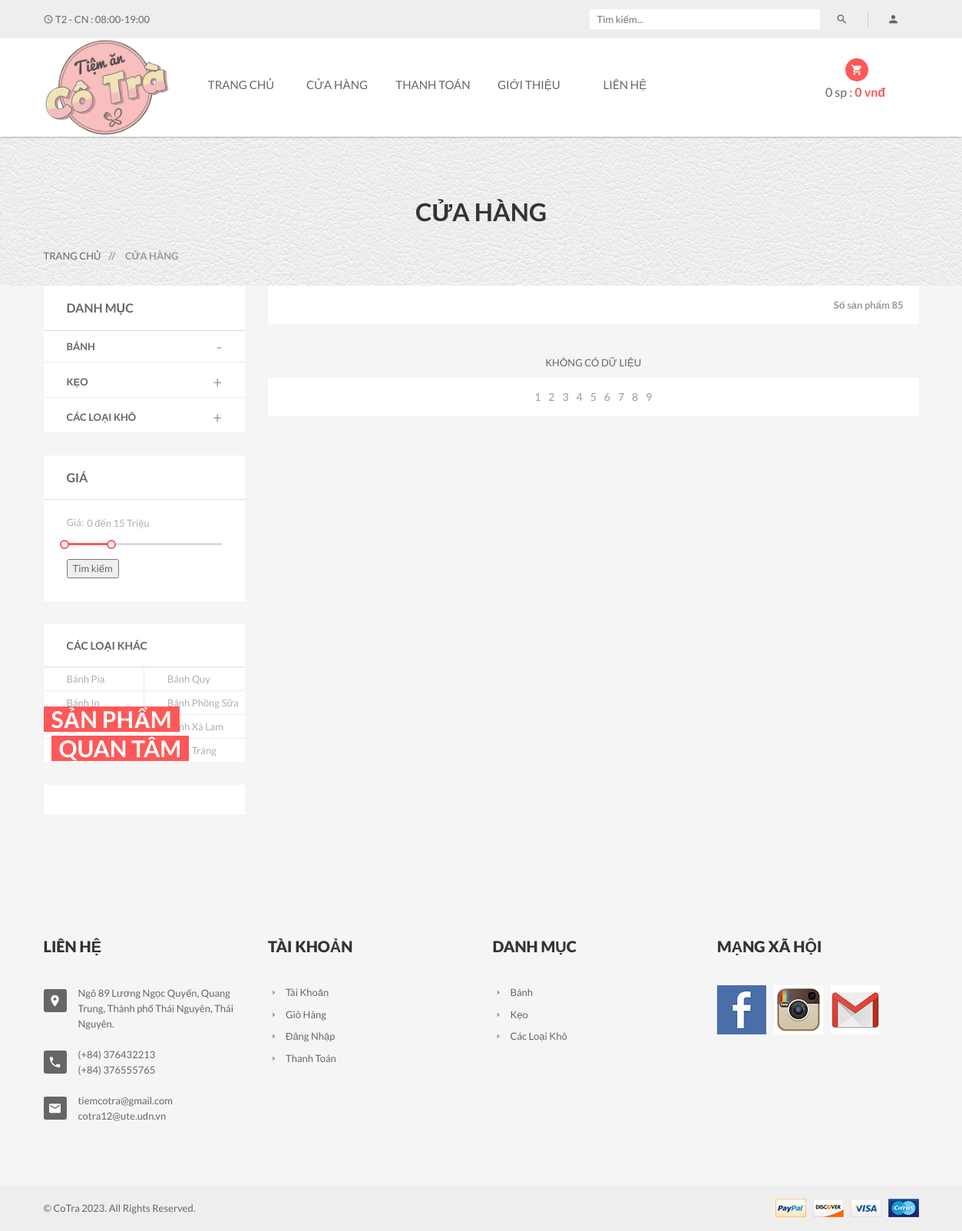
Screenshot of /?act=shop&trang=6 with the database file from the repository.
### tables this page shows
CREATE TABLE `category` (
  `CategoryID` int(11) NOT NULL,
  `CategoryName` varchar(255) DEFAULT NULL
);

CREATE TABLE `typeproduct` (
  `TypeproductID` int(11) NOT NULL,
  `TypeproductName` varchar(70) NOT NULL,
  `TypeImage` varchar(200) NOT NULL,
  `TypeDetail` varchar(200) NOT NULL,
  `CategoryID` int(11) NOT NULL
);

### Controllers/ShopController.php (called while the page is built, shortened)
<?php
require_once "Models/shop.php";
class ShopController
{
    var $shop_model;
    public function __construct()
    {
        $this->shop_model = new Shop();
    }
    function list()
    {
        $data_danhmuc = $this->shop_model->danhmuc();
        $data_loaisp = $this->shop_model->loaisp(0, 8);
        $data_chitietDM = array();
        for ($i = 1; $i <= count($data_danhmuc); $i++) {
            $data_chitietDM[$i] = $this->shop_model->chitietdanhmuc($i);
        }
        if (isset($_GET['sp']) and isset($_GET['loai'])) {
            $data_loai = $this->shop_model->chitiet_loai($_GET['loai'], $_GET['sp']);
            if ($data_loai != null) {
                $data = $this->shop_model->chitiet($data_loai[0]['TypeproductID '], $_GET['sp']);
                $data_noibat = $this->shop_model->sanpham_noibat();
                $data_count = $this->shop_model->count_sp_ctdm($_GET['sp'], $data_loai[0]['TypeproductID ']);
                $data_tong = $data_count['tong'];
            }
        } else {
            if (isset($_GET['sp'])) {
                $data = $this->shop_model->sanpham_danhmuc(0, 9, $_GET['sp']);
                $data_noibat = $this->shop_model->sanpham_noibat();
                $data_count = $this->shop_model->count_sp_dm($_GET['sp']);
                $data_tong = $data_count['tong'];
            } else {
                if (isset($_POST['shop'])) {
                    $chuoi = $_POST['shop'];
                    $arr = explode("-", $chuoi);
                    $data = $this->shop_model->dongia($arr['0'], $arr['1']);
                    $data_tong = count($data);
                } else {
                    if (isset($_POST['keyword'])) {
                        $data = $this->shop_model->keywork($_POST['keyword']);
                        $data_noibat = $this->shop_model->sanpham_noibat();
                        $data_tong = count($data);
                    } else {
                        $data_noibat = $this->shop_model->sanpham_noibat();
                    }
                }
            }
        }
        include_once 'Views/index.php';
    }
}

### Models/connection.php (called while the page is built, shortened)
<?php
class connection
{
    function __construct()
    {
        $severname ="localhost";
        $username ="root";
        $password ="";
        $db_name ="QL_Tiem_banh";
        $this->conn = new mysqli($severname, $username, $password, $db_name);
    }
}
?>

### Models/model.php (called while the page is built, shortened)
<?php
require_once "connection.php";
class model
{
    function __construct()
    {
        $conn_obj = new connection();
        $this->conn = $conn_obj->conn;
    }
    function limit($a, $b)
    {
        $query =  "SELECT * from product WHERE productStatus= 1  ORDER BY time DESC limit $a,$b";
        include "result.php";
        return $data;
    }
    function danhmuc()
    {
        $query =  "SELECT * from category ";
        include "result.php";
        return $data;
    }
    function chitietdanhmuc($id)
    {
        $query =  "SELECT d.categoryName as Ten, l.* FROM category as d, typeproduct as l WHERE d.categoryId = l.typeproductId and d.categoryId = $id";
        include "result.php";
        return $data;
    }
}

### Admin/MVC/Models/result.php (called while the page is built)
<?php
$result = $this->conn->query($query);
$data = array();
while ($row = $result->fetch_assoc()) {
    $data[] = $row;
}
?>

### Models/shop.php (called while the page is built, shortened)
<?php
require_once "model.php";
class Shop extends Model
{
    function loaisp($a,$b)
    {
        $query = "SELECT * FROM typeproduct WHERE   CategoryID  = 1 LIMIT $a, $b";
        include "result.php";
        return $data;
    }
    function sanpham_noibat()
    {
        $query = "SELECT * FROM product WHERE productId = (SELECT productId sp FROM BillDetail GROUP BY productId ORDER BY COUNT(productId) DESC LIMIT 1)";
        return $this->conn->query($query)->fetch_assoc();
    }
}

### Views/shop/category.php (the view, shortened to what this page needs)
<div class="sidebar left-sidebar">
    <div class="s-side-text">
        <div class="sidebar-title clearfix">
            <h4 class="floatleft">Danh mục</h4>
        </div>
        <div class="categories left-right-p">
            <ul id="accordion" class="panel-group clearfix">
                <?php    $i = 1; foreach ($data_chitietDM as $row) { ?>
                <li class="panel">
                    <div data-toggle="collapse" data-parent="#accordion" data-target="#collapse<?=$i?>">
                        <div class="medium-a">
                            <b><?= $data_danhmuc[$i-1]['CategoryName'] ?></b>
                        </div>
                    </div>
                </li>
                <?php $i++;
             } ?>
            </ul>
        </div>
    </div>
    <div class="s-side-text">
        <div class="sidebar-title">
            <h4>Giá</h4>
        </div>
        <div class="range-slider clearfix">
            <form action="index.php?act=shop" method="post">
                <label><span>Giá: </span> <input type="text" id="amount" readonly /></label>
                <div id="slider-range"></div></br>
                <button type="submit">Tìm kiếm</button>
            </form>
        </div>
    </div>
    <div class="s-side-text">
        <div class="sidebar-title clearfix">
            <h5 class="floatleft">Các loại khác</h5>
        </div>
        <div class="brands-select clearfix">
            <ul>
                <li>
                    <?php for($i=0;$i<4;$i++) {?>
                    <a
                        href="?act=shop&sp=1&loai=<?=$data_loaisp[$i]['TypeproductName']?>"><?=$data_loaisp[$i]['TypeproductName']?></a>
                    <?php } ?>
                </li>
                <li>
                    <?php for($i=4;$i<8;$i++) { ?>
                    <a
                        href="?act=shop&sp=1&loai=<?=$data_loaisp[$i]['TypeproductName']?>"><?=$data_loaisp[$i]['TypeproductName']?></a>
                    <?php  }?>
                </li>
            </ul>
        </div>
    </div>
    <div class="s-side-text">
        <div class="banner clearfix">
            <a href="?act=detail&id=<?=$data_noibat['ProductID']?>"><img
                    src="./public/<?=$data_noibat['ProductImage1']?>" alt="" /></a>
            <div class="banner-text">
                <h2>Sản phẩm</h2> <br />
                <h2 class="banner-brand">Quan tâm</h2>
            </div>
        </div>
    </div>
</div>

### Views/header_footer/footer.php
<footer class="footer-two">
    <div class="footer-top section-padding">
        <div class="footer-dsc">
            <div class="container">
                <div class="row">
                    <div class="col-xs-12 col-sm-6 col-md-3">
                        <div class="single-text">
                            <div class="footer-title">
                                <h4>Liên hệ</h4>
                            </div>
                            <div class="footer-text">
                                <ul>
                                    <li>
                                        <i class="mdi mdi-map-marker"></i>
                                        <p>Ngõ 89 Lương Ngọc Quyến, Quang Trung, Thành phố Thái Nguyên, Thái Nguyên.</p>
                                    </li>
                                    <li>
                                        <i class="mdi mdi-phone"></i>
                                        <p>(+84) 376432213</p>
                                        <p>(+84) 376555765</p>
                                    </li>
                                    <li>
                                        <i class="mdi mdi-email"></i>
                                        <p>tiemcotra@gmail.com</p>
                                        <p>cotra12@ute.udn.vn</p>
                                    </li>
                                </ul>
                            </div>
                        </div>
                    </div>
                    <div class="col-xs-6 col-sm-3 col-md-3 wide-mobile">
                        <div class="single-text">
                            <div class="footer-title">
                                <h4>Tài khoản</h4>
                            </div>
                            <div class="footer-menu">
                                <ul>
                                    <li><a href="?act=taikhoan&xuli=account"><i class="mdi mdi-menu-right"></i>Tài
                                            khoản</a></li>
                                    <li><a href="?act=cart"><i class="mdi mdi-menu-right"></i>Giỏ Hàng</a></li>
                                    <li><a href="?act=taikhoan"><i class="mdi mdi-menu-right"></i>Đăng Nhập</a></li>
                                    <li><a href="?act=checkout"><i class="mdi mdi-menu-right"></i>Thanh Toán</a></li>
                                </ul>
                            </div>
                        </div>
                    </div>
                    <div class="col-xs-6 col-sm-3 col-md-3 wide-mobile">
                        <div class="single-text">
                            <div class="footer-title">
                                <h4>Danh mục</h4>
                            </div>
                            <div class="footer-menu">
                                <ul>
                                    <?php foreach ($data_danhmuc as $row) { ?>
                                    <li><a href="?act=shop&sp=<?php echo $row['CategoryID']?>"><i
                                                class="mdi mdi-menu-right"></i><?php echo $row['CategoryName']?></a>
                                    </li>
                                    <?php  } ?>
                                </ul>
                            </div>
                        </div>
                    </div>
                    <div class="col-xs-12 col-sm-12 col-md-3 r-margin-top wide-mobile">
                        <div class="single-text">
                            <div class="footer-title">
                                <h4>Mạng xã hội</h4>
                            </div>
                            <div class="clearfix instagram">
                                <ul>
                                    <li><a href="#"><img src="public/img/footer/in1.png" alt="Instagram" /></a></li>
                                    <li><a href="#"><img src="public/img/footer/in2.png" alt="Instagram" /></a></li>
                                    <li><a href="#"><img src="public/img/footer/in3.png" alt="Instagram" /></a></li>
                                </ul>
                            </div>
                        </div>
                    </div>
                </div>
            </div>
        </div>
    </div>
    <div class="footer-bottom">
        <div class="container">
            <div class="row">
                <div class="col-xs-12 col-sm-6">
                    <p>&copy; CoTra 2023. All Rights Reserved.</p>
                </div>
                <div class="col-xs-12 col-sm-6 text-right">
                    <a href="https://www.nganluong.vn/vn/home.html" target="_blank"><img
                            src="public/img/footer/payment.png" alt="" /></a>
                </div>
            </div>
        </div>
    </div>
</footer>

### rows the page displays
category: CategoryName "BÁNH", CategoryName "Bánh"
category: CategoryName "KẸO", CategoryName "Kẹo"
category: CategoryName "CÁC LOẠI KHÔ", CategoryName "Các Loại Khô"
typeproduct: TypeproductName "Bánh Pía"
typeproduct: TypeproductName "Bánh In"
typeproduct: TypeproductName "Bánh Quy"
typeproduct: TypeproductName "Bánh Phồng Sữa"
typeproduct: TypeproductName "Bánh Xà Lam"
typeproduct: TypeproductName "Bánh Tráng"

### other values shown
$soluong "0"
$thanhtien "0"
$data_tong "85"
